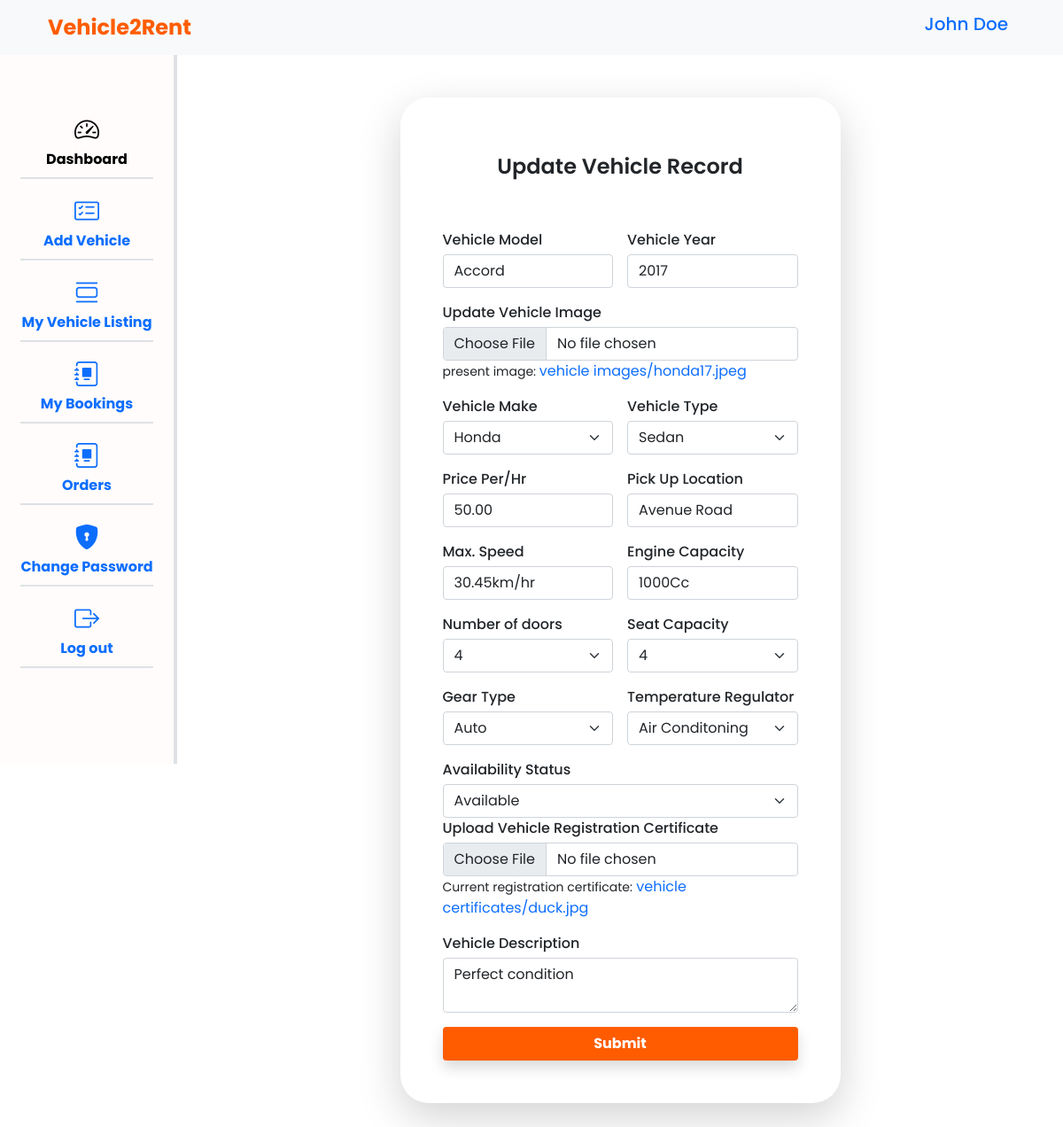
The page /vehicles/update-vehicle/4bbe94dd-a5ef-4e1c-8fa0-521d40d2165a (signed in) on the database its author committed.
### apps/users/models.py (models this page shows, shortened)
class CustomUser(BaseModel, PermissionsMixin, AbstractBaseUser):
    first_name = models.CharField(max_length=100)
    last_name = models.CharField(max_length=100)
    email = models.EmailField(unique=True, max_length=100)
    gender = models.CharField(
        default="male", choices=choices.GENDER, max_length=10)
    phone_no = models.CharField(max_length=50, blank=True)
    document_type = models.CharField(
        max_length=100, choices=choices.DOCUMENT_TYPES)
    document = models.FileField(upload_to="documents/", help_text=_(
        "upload a legal document that truely identifies you for verification."),
        blank=True, null=True)
    profile_picture = models.ImageField(
        upload_to="profile picture/", default="images/dummy.png")
    personal_description = models.TextField(
        max_length=500, blank=True, null=True)
    is_active = models.BooleanField(default=True)
    is_staff = models.BooleanField(default=False)
    is_superuser = models.BooleanField(default=False)
    objects = CustomUserManager()
    USERNAME_FIELD = 'email'
    REQUIRED_FIELDS = ['first_name', 'last_name']
    class Meta:
        verbose_name = "User"
        verbose_name_plural = "Users"
    def get_full_name(self):
        return f"{self.first_name.capitalize()} {self.last_name.capitalize()}"

### apps/vehicles/models.py (models this page shows, shortened)
class Vehicle(BaseModel):
    owner = models.ForeignKey(
        CustomUser, on_delete=models.CASCADE, related_name="vehicle")
    vehicle_type = models.CharField(
        choices=choices.VEHICLE_TYPES, max_length=100, blank=True, null=True)
    vehicle_make = models.CharField(
        choices=choices.VEHICLE_MAKES, max_length=100, blank=True, null=True)
    model = models.CharField(max_length=100, blank=True, null=True)
    year = models.CharField(max_length=50, blank=True, null=True)
    max_speed = models.CharField(max_length=10, blank=True, null=True)
    total_doors = models.CharField(
        max_length=20, choices=choices.TOTAL_VEHICLE_DOORS, blank=True, null=True)
    transmission_type = models.CharField(
        max_length=50, choices=choices.TRANSMISSION_TYPES, blank=True, null=True)
    total_passengers = models.CharField(
        max_length=20, choices=choices.TOTAL_PASSENGERS, blank=True, null=True)
    registration_certificate = models.FileField(
        upload_to="vehicle certificates/", blank=True, null=True)
    fuel_type = models.CharField(
        max_length=50, choices=choices.FUEL_TYPE,  blank=True, null=True)
    temperature_regulator = models.CharField(
        max_length=50, choices=choices.TEMPERATURE_REGULATOR, default="Air Conditioning")
    engine_capacity = models.CharField(max_length=50, blank=True, null=True)
    availability_status = models.CharField(
        max_length=50, choices=choices.AVAILABILITY_STATUS, default="Available")
    price_per_hour = models.DecimalField(
        max_digits=10, decimal_places=2,  blank=True, null=True)
    pickup_location = models.CharField(max_length=150, blank=True, null=True)
    image = models.ImageField(
        upload_to="vehicle images/", blank=True, null=True)
    description = models.TextField(blank=True, null=True)
    objects = VehicleManager
    class Meta:
        indexes = [
            models.Index(fields=['vehicle_type']),
            models.Index(fields=['vehicle_make']),
        ]
        verbose_name = "Vehicle"
        verbose_name_plural = "Vehicles"

### apps/vehicles/views.py (the view, shortened to what this page needs)
# urls.py: path('update-vehicle/<str:id>',views.UpdateVehicleView.as_view(), name="update_vehicle"),
class UpdateVehicleView(LoginRequiredMixin, generic.UpdateView):
    model = Vehicle
    fields = "__all__"
    template_name = "vehicles/edit_vehicle.html"
    context_object_name = "vehicle"
    pk_url_kwarg = "id"
    success_url = reverse_lazy("vehicle_list")
    def get_context_data(self, **kwargs):
        context = super().get_context_data(**kwargs)
        context["VEHICLE_MAKES"] = choices.VEHICLE_MAKES
        context["VEHICLE_TYPES"] = choices.VEHICLE_TYPES
        context["GEAR_TYPES"] = choices.TRANSMISSION_TYPES
        context["FUEL_TYPE"] = choices.FUEL_TYPE
        context["TOTAL_VEHICLE_DOORS"] = choices.TOTAL_VEHICLE_DOORS
        context["TOTAL_PASSENGERS"] = choices.TOTAL_PASSENGERS
        context["TEMPERATURE_REGULATOR"] = choices.TEMPERATURE_REGULATOR
        context["AVAILABILITY_STATUS"] = choices.AVAILABILITY_STATUS
        context["vehicle"] = self.get_object()
        return context

### apps/vehicles/templates/vehicles/edit_vehicle.html (shortened to what this page needs)
{% extends "dashboard.html" %}
{% load static %}
{% block content %}
  <div class="container-sm">
    <div class="d-grid col-12 col-md-10 col-lg-7 mx-auto py-5">
      <div class="bg-white rounded-5 shadow-lg py-5 px-5">
        <h4 class="fw-semibold text-center pt-3 pb-5">Update Vehicle Record</h4>
        <form action="{% url "update_vehicle" vehicle.id %}" method="post" enctype="multipart/form-data">
          <div class="row row-cols-1 row-cols-md-2 g-3 mb-3">
            <div class="">
              <label for="vehicle-model" class="form-label mb-1 fw-medium">Vehicle Model</label>
              <input type="text" id="car-name" name="vehicle-model" class="form-control" placeholder="Avalon" value="{{ vehicle.model }}" required />
            </div>
            <div class="">
              <label for="vehicle-year" class="form-label mb-1 fw-medium">Vehicle Year</label>
              <input type="text" id="car-modal" name="vehicle-year" class="form-control" placeholder="2024" value="{{ vehicle.year }}" required/>
            </div>
          </div>
          <div class="mb-3">
            <label for="vehicle-image" class="form-label mb-1 fw-medium">Update Vehicle Image</label>
            <br>
            <input class="form-control" type="file" name="vehicle-image" id="formFile"/>
            <small>present image: </small>
            <a href="{{ vehicle.image.url }}" target="_blank" style="text-decoration: none;">{{ vehicle.image.name }}</a>
          </div>
          <div class="row row-cols-1 row-cols-md-2 g-3 mb-3">
            <div>
              <label for="vehicle-make" class="form-label mb-1 fw-medium">Vehicle Make</label>
              <select class="form-select" id="car-make" name="vehicle-make" aria-label="Default select example">
                {% for value, label in VEHICLE_MAKES %}
                  <option value="{{ value }}" {% if vehicle.vehicle_make == value %}selected{% endif %}>{{ label }}</option>
                {% endfor %}
              </select>
            </div>
            <div>
              <label for="vehicle-type" class="form-label mb-1 fw-medium">Vehicle Type</label>
              <select class="form-select" aria-label="Default select example" id="car-type" name="vehicle-type">
                {% for value, label in VEHICLE_TYPES %}
                  <option value="{{ value }}" {% if vehicle.vehicle_type == value %}selected{% endif %}>{{ label }}</option>
                {% endfor %}
              </select>
            </div>
          </div>
          <div class="row row-cols-1 row-cols-md-2 g-3 mb-3">
            <div class="">
              <label for="vehicle-price" class="form-label mb-1 fw-medium">Price Per/Hr</label>
              <input type="text" id="car-price" name="vehicle-price" class="form-control" placeholder="$45" value="{{ vehicle.price_per_hour }}" required />
            </div>
            <div class="">
              <label for="pickup-location" class="form-label mb-1 fw-medium" >Pick Up Location</label>
              <input type="text" id="pickup-location" name="pickup-location" class="form-control" placeholder="123 my street " value="{{ vehicle.pickup_location }}" required />
            </div>
          </div>
          <div class="row row-cols-1 row-cols-md-2 g-3 mb-3">
            <div class="">
              <label for="max-speed" class="form-label mb-1 fw-medium">Max. Speed</label>
              <input type="text" id="max-speed" name="max-speed" class="form-control" placeholder="23.45 km/hr" value="{{ vehicle.max_speed }}" required />
            </div>
            <div class="">
              <label for="engine-capacity" class="form-label mb-1 fw-medium" >Engine Capacity</label>
              <input type="text" id="engine-capacity" name="engine-capacity" class="form-control" placeholder="1000 Cc" value="{{ vehicle.engine_capacity }}" required />
            </div>
          </div>
          <div class="row row-cols-1 row-cols-md-2 g-3 mb-3">
            <div class="">
              <label for="no-door" class="form-label mb-1 fw-medium">Number of doors</label>
              <select class="form-select" min="1" id="no-door" name="no-door" placeholder="2" required>
                {% for value, label in TOTAL_VEHICLE_DOORS %}
                  <option value="{{ value }}" {% if vehicle.total_doors == value %}selected{% endif %}>{{ label }}</option>
                {% endfor %}
              </select>
            </div>
            <div class="">
              <label for="sit-capacity" class="form-label mb-1 fw-medium" >Seat Capacity</label>
              <select class="form-select" name="seat-capacity" placeholder="4" required>
                {% for value, label in TOTAL_PASSENGERS %}
                  <option value="{{ value }}" {% if vehicle.total_passengers == value %}selected{% endif %}>{{ label }}</option>
                {% endfor %}
              </select>
            </div>
          </div>
          <div class="row row-cols-1 row-cols-md-2 g-3 mb-3">
            <div>
              <label for="gear-type" class="form-label mb-1 fw-medium">Gear Type</label>
              <select class="form-select" id="gear-type" aria-label="Default select example" name="gear-type">
                {% for value, label in GEAR_TYPES %}
                  <option value="{{ value }}" {% if vehicle.transmission_type == value %}selected{% endif %}>{{ label }}</option>
                {% endfor %}
              </select>
            </div>
            <div>
              <label for="temperature" class="form-label mb-1 fw-medium">Temperature Regulator</label>
              <select class="form-select" aria-label="Default select example" id="temp" name="temperature">
                {% for value, label in TEMPERATURE_REGULATOR %}
                  <option value="{{ value }}" {% if vehicle.temperature_regulator == value %}selected{% endif %}>{{ label }}</option>
                {% endfor %}
              </select>
            </div>
          </div>
          <div>
            <label for="availability-status" class="form-label mb-1 fw-medium">Availability Status</label>
            <select class="form-select" aria-label="Default select example" id="temp" name="availability-status">
              {% for value, label in AVAILABILITY_STATUS %}
                <option value="{{ value }}" {% if vehicle.availability_status == value %}selected{% endif %}>{{ label }}</option>
              {% endfor %}
            </select>
          </div>
          <div class="mb-3">
            <label for="vehicle-reg-cert" class="form-label mb-1 fw-medium">Upload Vehicle Registration Certificate</label>
            <input class="form-control" type="file" name="vehicle-reg-cert" id="formFile"/>
            <small>Current registration certificate:</small>
            {% if vehicle.registration_certificate %}
              <a href="{{ vehicle.registration_certificate.url }}" target="_blank" style="text-decoration: none;">{{ vehicle.registration_certificate.name }}</a>
            {% else %}
              <p>None</p>
            {% endif %}
          </div>
          <div class="mb-3">
            <label for="userName" class="form-label mb-1 fw-medium">Vehicle Description</label>
            <textarea class="form-control" placeholder="Description..." name="description">{{ vehicle.description }}</textarea>
          </div>
          <button type="submit" class="justify-content-center btn w-100 mt-3 d-flex gap-2 align-items-center fw-bolder shadow custom-btn">
            <span class="text-white">Submit</span>
          </button>
        </form>
      </div>
    </div>
  </div>
{% endblock content %}

### templates/dashboard.html (shortened to what this page needs)
{% load static %}
<!DOCTYPE html>
<html lang="en">
<head>
    <link rel="stylesheet" href="https://cdn.jsdelivr.net/npm/bootstrap-icons@1.11.3/font/bootstrap-icons.min.css" />
    <link href="https://cdn.jsdelivr.net/npm/bootstrap@5.3.3/dist/css/bootstrap.min.css" rel="stylesheet"/>
    <link rel="stylesheet" href="{% static "./bootstrap/css/bootstrap.min.css" %}" />
    <link rel="stylesheet" href="{% static "./css/index.css" %}"/>
    <link rel="stylesheet" href="{% static "./css/dashboard.css" %}"/>
</head>
<body class="border-3">
  <header>
    <nav class="navbar navbar-expand-lg bg-body-tertiary">
      <div class="container-sm">
        <div class="collapse navbar-collapse" id="navbarSupportedContent">
          <a class="navbar-brand d-none d-lg-block fw-bold fs-4 me-auto" href="{% url "home" %}">Vehicle2Rent</a>
          <ul class="navbar-nav mb-2 fw-medium fs-5 mb-lg-0">
            <li class="nav-item">
              <a class="nav-link">{{ user.get_full_name }}</a>
            </li>
          </ul>
        </div>
      </div>
    </nav>
  </header>
  <main class="d-flex">
    <aside class="col-2 border-end border-4 position-fixed z-2 d-none d-md-block">
      <div class="overflow-y-auto h-100">
        <nav class="nav flex-column align-items-center justify-content-center">
          <ul class="navbar-nav text-black my-5">
            <li class="nav-item fw-bold border-2 border-bottom pt-3">
              <a class="nav-link active d-flex flex-column align-items-center justify-content-center"
                aria-current="page" href="{% url "user_profile" %}">
                <div>
                  <i class="bi bi-speedometer2 fs-3"></i>
                </div>
                <span> Dashboard </span>
              </a>
            </li>
            <li class="nav-item fw-bold border-2 border-bottom pt-3">
              <a class="nav-link d-flex flex-column align-items-center justify-content-center"
                href="{% url "add_vehicle" %}">
                <div>
                  <i class="bi bi-card-checklist fs-3"></i>
                </div>
                <span> Add Vehicle </span>
              </a>
            </li>
            <li class="nav-item fw-bold border-2 border-bottom pt-3">
              <a class="nav-link d-flex flex-column align-items-center justify-content-center" href="{% url "vehicle_list" %}">
                <div>
                  <i class="bi bi-view-list fs-3"></i>
                </div>
                <span> My Vehicle Listing </span>
              </a>
            </li>
            <li class="nav-item fw-bold border-2 border-bottom pt-3">
              <a class="nav-link d-flex flex-column align-items-center justify-content-center" href="{% url "booking_list" %}">
                <div>
                  <i class="bi bi-journal-album fs-3"></i>
                </div>
                <span>My Bookings</span>
              </a>
            </li>
             <li class="nav-item fw-bold border-2 border-bottom pt-3">
              <a class="nav-link d-flex flex-column align-items-center justify-content-center" href="{% url "order_list" %}">
                <div>
                  <i class="bi bi-journal-album fs-3"></i>
                </div>
                <span>Orders</span>
              </a>
            </li>
             <li class="nav-item fw-bold border-2 border-bottom pt-3">
              <a class="nav-link d-flex flex-column align-items-center justify-content-center"
                href="{% url "change_password" %}">
                <div>
                  <i class="bi bi-shield-lock-fill fs-3"></i>
                </div>
                <span> Change Password </span>
              </a>
            </li>
            <li class="nav-item d-flex align-items-center justify-content-center fw-bold border-2 border-bottom pt-3">
                <a href="{% url "user_logout" %}" class="nav-link d-flex flex-column align-items-center justify-content-center">
                    <div>
                    <i class="bi bi-box-arrow-right fs-3"></i>
                    </div>
                    <span> Log out </span>
                </a>
            </li>
          </ul>
        </nav>
      </div>
    </aside>
    <div class="col-2 d-none d-md-block"></div>
    <div class="col-12 col-md-9 mx-auto password">
      {% block content %}{% endblock content %}
    </div>
  </main>
</body>
</html>

### rows shown on the page
CustomUser: get_full_name "John Doe"
Vehicle: vehicle-model "Accord", vehicle-year "2017", image.name "vehicle images/honda17.jpeg", vehicle-make "Honda", vehicle-type "Sedan", vehicle-price "50.00", pickup-location "Avenue Road", max-speed "30.45km/hr", engine-capacity "1000Cc", no-door "4", seat-capacity "4", gear-type "Auto", temperature "Air Conditoning", availability-status "Available", registration_certificate.name "vehicle certificates/duck.jpg", description "Perfect condition"
